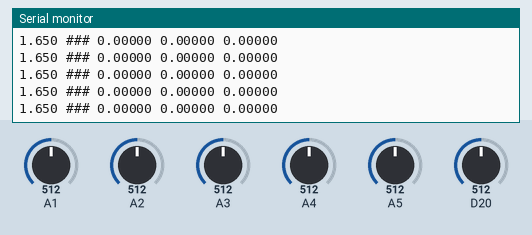
The sketch below on a simulated Arduino Zero (SAMD21). Shown: the last lines printed to the serial monitor. The inputs (shaded band) are chosen by the test bench; at power-on: A1 = 512, A2 = 512, A3 = 512, A4 = 512, A5 = 512, D20 = 512 (analog values on the 0–1023 scale).

Above: at 1.2 s.
1.3 s: A1 set to 716
At 2.3 s:
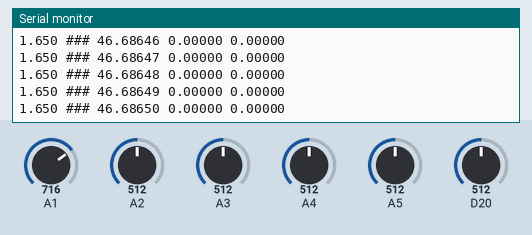
2.8 s: A2 set to 716
At 3.3 s:
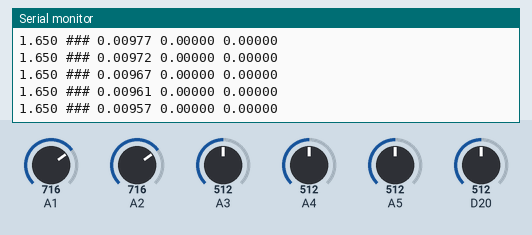
4.3 s: A3 set to 716
Timing chart, 0 to 4.7 s (numbered marks = the images above; inputs shaded):
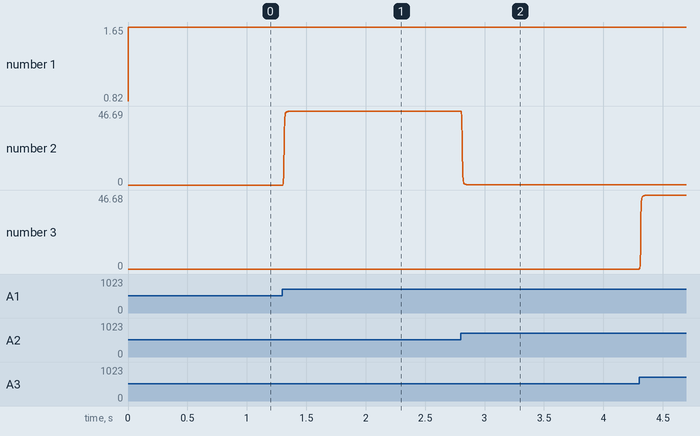

The sketch:

pot_calibration.ino
```cpp
/*
 * Author: Morselli Alberto
 * Project: maglev22
 *
 * This tool allows you to set all the potentiometer in the board in the correct way. Use it with the levmag wood stand that make it stays centered on [x,y,z] = [0,0,z_eq]
 * where z_eq is approx 2.5+0.4+1.8=4.7 mm from the permanent magnets top surface, and 2.9 mm from the top soft mat layer. With this setup, set all the potentiometer so that
 * dv_out is as close as possible to zero.
 *
 * You can after read ux,uy,uz from the 5 sensors, and their gauss corresponding value and also read vref supplied by the INA128 to the AD623s.
 * Set it as close as possible to 1.584 that is the mid-way point from low saturation value [0] and top saturation value [3.168], that lowered by the zeners stadium goes to [2.94].
 * Max and min values red and stored in dv_out are, in fact, 0 and 2.94.
 *
 */
#include <SimpleKalmanFilter.h>

uint16_t readings[5];
double v_out[5], dv_out[5], dv_in[5], filt[5], u[3], g[3];

double vref, vref1, n2v, v2n;
double sens, sens_1, o2i, i2o;

// to estimate e[i], AKA measurement uncertainty, read data from the potentiometers, print readings[]
// and use n>> values printed on the serial monitor to calc std deviation [corrected, the one with n-1] = s
// then to get the 99.7% coverage interval multiply s by 3 to get 3*s = {2.92 3.06  2.96  2.98  3.65}

const double e[5] = {0.001, 0.001, 0.001, 0.001, 0.001};
SimpleKalmanFilter kf[6] = {SimpleKalmanFilter(e[0],e[0],0.01), \
                            SimpleKalmanFilter(e[1],e[1],0.01), \
                            SimpleKalmanFilter(e[2],e[2],0.01), \
                            SimpleKalmanFilter(e[3],e[3],0.01), \
                            SimpleKalmanFilter(e[4],e[4],0.01), \
                                                                \
                            SimpleKalmanFilter(0.001, 0.001, 0.01)}; //last one is for vref

void setup() {
  n2v = 3.3/1024;
  v2n = 1.0/n2v;
  i2o = 3.52; //TODO
  o2i = 1.0/i2o;

  sens = 2; // the value is in [mV/gauss]
  sens_1 = 1000.0/sens; // now the value is in [gauss/V] --- = (2/27 + 1.8)/1000

  analogReadResolution(10); // [0 : 1024]
  analogReadAveraging(4); // read 4 times and get the average value
}

void print_all(uint16_t arr[], int len){
  for(int i=0; i<len; i++){
    Serial.print(arr[i]);
    Serial.print(" ");
  }
  Serial.println();
}
void print_all(double arr[], int len){
  for(int i=0; i<len; i++){
    Serial.print(arr[i],5);
    Serial.print(" ");
  }
  Serial.println();
}

void loop() {
  vref = analogRead(20) * n2v;
  vref1 = kf[5].updateEstimate(vref); // should be as close as possible to 1.584

  for(int i=0; i<5; i++){
    int k = i+15;
    readings[i] = analogRead(k);

    v_out[i] = readings[i] * n2v; //map from [0 : 1024] to [0 : 3.3V] ...
    dv_out[i] = v_out[i] - vref; // ... and subtract Vref to have a [-vref : vref] value
    dv_in[i] = dv_out[i] * o2i;
    filt[i] = kf[i].updateEstimate(dv_in[i]); //read and filter data
  }

  // compute x,y,z values with the chosen positive direction towards x1,y1,bottom
  // SO: ux/uy >= 0 says the levmag is towards x1,y1
  //     uz >= 0 says the levmag is lower than z_eq, towards the bottom
  u[0] = (filt[0] - filt[1]) * 0.5;
  u[1] = (filt[2] - filt[3]) * 0.5;
  u[2] = filt[4];

  // get gauss values red in the 3 axis
  for(int i=0; i<3; i++){
    g[i] = u[i] * sens_1;
  }

  // print what you want to see on the screen (pass array and array length)
  Serial.print(vref1,3);
  Serial.print(" ### ");
  print_all(g, sizeof(g)/sizeof(g[0]));
}
```

Measured:
- after the input at 1.3 s, the serial monitor: prints a new line at once (image 1)
- plotted number 2: 0 → 46.69 after the input at 1.3 s
